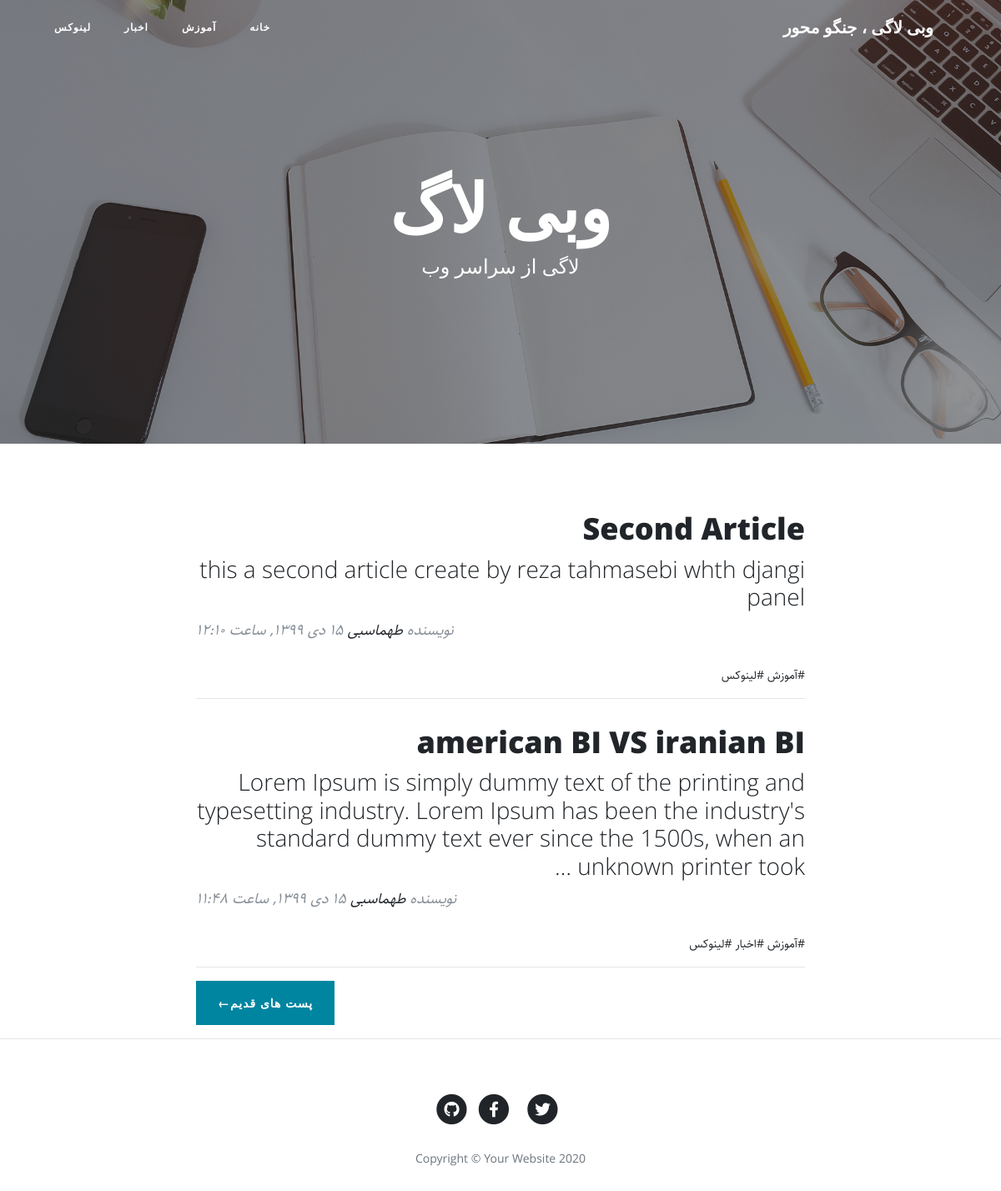
/category/linux, run on the app's committed database.
### blog/models.py (models this page shows, shortened)
class Category(models.Model):
    title = models.CharField(max_length=120, null=False, blank=False, verbose_name="عنوان دسته بندی")
    slug = models.SlugField(max_length=120, unique=True, null=False, blank=False, verbose_name="آدرس دسته بندی")
    status=models.BooleanField(default=True,verbose_name="آیا نمایش داده شود؟")
    position=models.IntegerField(verbose_name="پوزیشن")
    class Meta():
        verbose_name = "دسته بندی"
        verbose_name_plural = "دسته بندی ها"
        ordering =['position']

class article(models.Model):
    STATUS_CHOICES={
        ('d','Draft'),
        ('p','Publish'),
    }
    title=models.CharField(max_length=120,null=False, blank= False,verbose_name="عنوان مقاله")
    slug=models.SlugField(max_length=120,unique=True,null=False, blank= False,verbose_name="آدرس مقاله")
    category=models.ManyToManyField(Category,verbose_name="دسته بندی",related_name='articles_rela')
    description=models.TextField(verbose_name="متن مقاله")
    thumbnail=models.ImageField(upload_to="images",verbose_name="تصویر مقاله")
    publish_time=models.DateTimeField(default=timezone.now,verbose_name="تاریخ انتشار")
    created=models.DateTimeField(auto_now_add=True,verbose_name="")
    updated=models.DateTimeField(auto_now=True,verbose_name="")
    status=models.CharField(max_length=1,choices=STATUS_CHOICES,verbose_name="وضعیت انتشار")
    class Meta():
        verbose_name="مقاله"
        verbose_name_plural="مقالات"
        ordering =['-publish_time']
    def jpublish_time(self):
        return jalali_converter(self.publish_time)
    def category_published(self):
        return self.category.filter(status=True)
    jpublish_time.short_description="زمان انتشار"
    objects=ArticleManager()

### blog/views.py (the view)
# urls.py: path('category/<slug:slug>', category_list, name="category_list_url"),
def category_list(request,slug):
    context={
        "category":get_object_or_404(Category,slug=slug,status=True),
    }
    return  render(request,'category.html',context)

### Extentions/jalali.py (called while the page is built)
    def persian_tuple(self):
        return self.persian_year, self.persian_month, self.persian_day

### Extentions/utils.py (called while the page is built)
def persian_number_converter(mystr):
    persian_number={
       '0':'۰',
       '1':'۱',
       '2':'۲',
       '3':'۳',
       '4':'۴',
       '5':'۵',
       '6':'۶',
       '7':'۷',
       '8':'۸',
       '9':'۹',
    }
    for e,p in persian_number.items():
        mystr=mystr.replace(e,p)
    return mystr

def jalali_converter(time):
    time=timezone.localtime(time)
    time_str="{},{},{}" .format(time.year,time.month,time.day)
    persian_month={
    1: "فروردین",
    2: "اردیبهشت",
    3:"خرداد",
    4: "تیر",
    5:"مرداد",
    6:"شهریور",
    7:"مهر",
    8:"آبان",
    9:"آذر",
    10:"دی",
    11:"بهمن",
    12:"اسفند",
    }
    jdate=list(jalali.Gregorian(time_str).persian_tuple())
    str_jdate="{} {} {}, ساعت {}:{}".format(
        jdate[2],
        persian_month[jdate[1]],
        jdate[0],
        time.hour,
        time.minute,
    )
    return persian_number_converter(str_jdate)

### blog/models.py (called while the page is built)
    def published_article(self):
        return self.filter(status='p')

### blog/templatetags/base_tags.py (called while the page is built)
@register.simple_tag
def title():
    return "وبی لاگی ، جنگو محور"

@register.inclusion_tag("partials/category_navbar.html")
def category_navbar():
    return {
        "category":Category.objects.filter(status=True)
    }

### blog/templates/category.html
{% extends 'base.html' %}
{% load static %}
{% block main %}
  <header class="masthead" style="background-image: url('{% static "blog/img/home-bg.jpg" %}')">
    <div class="overlay"></div>
    <div class="container">
      <div class="row">
        <div class="col-lg-8 col-md-10 mx-auto">
          <div class="site-heading">
            <h1>وبی لاگ</h1>
            <span class="subheading"> لاگی از سراسر وب </span>
          </div>
        </div>
      </div>
    </div>
  </header>
  <div class="container">
    <div class="row">
      <div class="col-lg-8 col-md-10 mx-auto">
          {% for arttc in category.articles_rela.published_article %}
              <div class="post-preview">
                  <a href="{% url "blog:article_detais_url" arttc.slug %}">
                      <h2 class="post-title">
                          {{ arttc.title }}
                      </h2>
                      <h3 class="post-subtitle">
                          {{ arttc.description|truncatewords:30}}
                      </h3>
                  </a>
                  <p class="post-meta">نویسنده
                      <a href="#">طهماسبی</a>
                      {{ arttc.jpublish_time }}</p>
                  <div>
                      {% for cat in arttc.category_published.all %}
                        <a href="{% url "blog:category_list_url" cat.slug %}">#{{ cat.title }}</a>
                      {% endfor %}
                  </div>
              </div>
              <hr>
          {% endfor %}
        <div class="clearfix pager-botton" >
          <a class="btn btn-primary float-right" href="#"> پست های قدیم&larr;</a>
        </div>
      </div>
    </div>
  </div>
{% endblock %}

### blog/templates/partials/category_navbar.html
 <div class="collapse navbar-collapse" id="navbarResponsive">
        <ul class="navbar-nav ml-auto">
          <li class="nav-item">
                    <a class="nav-link" href="{% url 'blog:home' %}">خانه</a>
                </li>
            {% for cat in category %}
                <li class="nav-item">
                    <a class="nav-link" href="{% url "blog:category_list_url" cat.slug%}">{{ cat.title }}</a>
                </li>
            {% endfor %}
        </ul>
</div>

### blog/static/blog/css/rtl.css (style rules this page uses)
body { direction: rtl; text-align: right; font-family: Sahel; font-size: 14px; }
.navbar-nav { margin-left: initial !important; margin-right: auto; }
.post-meta { text-align: left; }
.pager-botton { float: left; }

### data on the page
Category: title "آموزش"
Category: title "اخبار"
Category: title "لینوکس"
article: title "Second Article", description "this a second article create by reza tahmasebi whth djangi panel", jpublish_time "۱۵ دی ۱۳۹۹, ساعت ۱۲:۱۰"
article: title "american BI VS iranian BI", description "Lorem Ipsum is simply dummy text of the printing and typesetting industry. Lorem Ipsum has been the industry's standard dummy text ever since the 1500s, when an unknown printer took …", jpublish_time "۱۵ دی ۱۳۹۹, ساعت ۱۱:۴۸"
